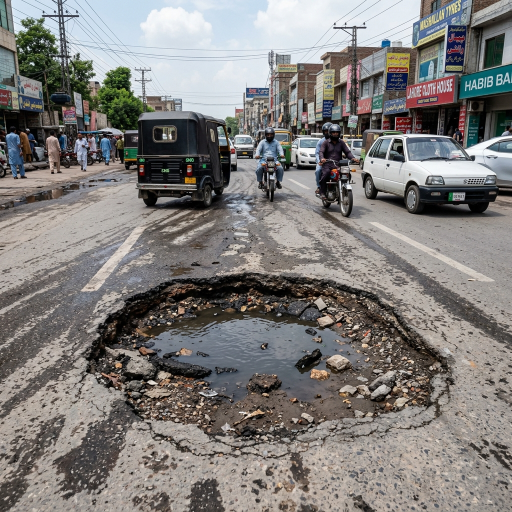
#> input picture backend/pothole_test.png, 1024 x 1024 px (shown at 1/2 size)
$ python clean_pakistani_dataset.py ../../../backend   (older library calls are emulated)
#> lines starting #> are read from the running program, lines starting #| are printed output that depends on the picture
"""
Auto-clean a Pakistani garbage image folder.

Usage:
    python clean_pakistani_dataset.py                         # cleans garbage/
    python clean_pakistani_dataset.py garbage_augmented       # cleans garbage_augmented/

Moves bad images to:  <source_folder>_rejected/
Does NOT delete anything — verify the rejects before removing.

Bad image categories detected:
  1. Infographics / colored-dot charts  — too many highly-saturated pixels
  2. Near-blank / uniform images        — pixel variance too low
  3. Unusably blurry                    — Laplacian variance too low
  4. Too small                          — dimensions under 300×300

Run:
    pip install opencv-python pillow tqdm numpy
    python clean_pakistani_dataset.py garbage_augmented
"""

import sys
import shutil
from pathlib import Path

import cv2
import numpy as np
from tqdm import tqdm

# ---------------------------------------------------------------------------
# Config
# ---------------------------------------------------------------------------

BASE_DIR = Path(__file__).parent / "data" / "pakistani_dataset"

# Accept folder name as optional CLI argument; default to "garbage"
_folder_arg  = sys.argv[1] if len(sys.argv) > 1 else "garbage"
SOURCE_DIR   = BASE_DIR / _folder_arg
REJECTED_DIR = BASE_DIR / f"{_folder_arg}_rejected"

# Thresholds — tuned for real street photography vs infographics
MIN_DIMENSION       = 100      # px — reject if width OR height below this
# Note: augmented images are intentionally 224×224 (ResNet input size) so
# the old 300px threshold wrongly rejected all of them. 100px catches only
# truly broken thumbnails while keeping valid 224×224 augmented images.

# Infographic / colored-dot detection:
# In HSV, saturation 0-255. Pure infographic colors (red/blue/green dots)
# have saturation > 180. Real street photos rarely exceed 15% such pixels.
SATURATION_THRESHOLD   = 180   # HSV saturation value considered "too pure"
MAX_SATURATED_RATIO    = 0.15  # if >15% of pixels are this saturated → reject

# Blank image detection:
# Standard deviation of grayscale pixel values. A near-white or near-black
# image has very low std. Real photos are typically > 20.
MIN_PIXEL_STD = 18.0

# Blur detection:
# Laplacian variance measures edge sharpness. Very blurry images (motion
# blur so extreme the image is unrecognisable) score < 30.
# Note: we keep moderately blurry images (augmentation adds blur intentionally).
MIN_BLUR_SCORE = 30.0


# ---------------------------------------------------------------------------
# Detection functions
# ---------------------------------------------------------------------------

def is_infographic(img_bgr: np.ndarray) -> bool:
    """Return True if image looks like a chart/infographic with colored dots."""
    img_hsv = cv2.cvtColor(img_bgr, cv2.COLOR_BGR2HSV)
    saturation = img_hsv[:, :, 1]          # S channel, 0-255
    highly_saturated = np.sum(saturation > SATURATION_THRESHOLD)
    ratio = highly_saturated / saturation.size
    return ratio > MAX_SATURATED_RATIO


def is_blank(img_bgr: np.ndarray) -> bool:
    """Return True if image is nearly uniform (blank/white/black)."""
    gray = cv2.cvtColor(img_bgr, cv2.COLOR_BGR2GRAY)
    return float(gray.std()) < MIN_PIXEL_STD


def is_too_blurry(img_bgr: np.ndarray) -> bool:
    """Return True if image is so blurry it's unrecognisable."""
    gray = cv2.cvtColor(img_bgr, cv2.COLOR_BGR2GRAY)
    laplacian_var = cv2.Laplacian(gray, cv2.CV_64F).var()
    return laplacian_var < MIN_BLUR_SCORE


def is_too_small(img_bgr: np.ndarray) -> bool:
    """Return True if image is below minimum resolution."""
    h, w = img_bgr.shape[:2]
    return w < MIN_DIMENSION or h < MIN_DIMENSION


# ---------------------------------------------------------------------------
# Main
# ---------------------------------------------------------------------------

def clean():
    REJECTED_DIR.mkdir(parents=True, exist_ok=True)

    exts = {".jpg", ".jpeg", ".png"}
    images = [p for p in SOURCE_DIR.iterdir() if p.suffix.lower() in exts]

    if not images:
        print(f"No images found in {SOURCE_DIR}")
        return

    print(f"Scanning {len(images)} images in {SOURCE_DIR.name}/")
    print()

    counts = {
        "infographic": 0,
        "blank":       0,
        "blurry":      0,
        "too_small":   0,
        "kept":        0,
    }

    rejected_log: list[tuple[str, str]] = []   # (filename, reason)

    for img_path in tqdm(images, desc="Cleaning", unit="img"):
        img = cv2.imread(str(img_path))
#> img is the input picture: shape (1024, 1024, 3); mean B, G, R 123, 125.3, 128

        # Can't read → reject
        if img is None:
            dest = REJECTED_DIR / img_path.name
            shutil.move(str(img_path), str(dest))
            counts["blank"] += 1
            rejected_log.append((img_path.name, "unreadable"))
            continue

        reason = None

        if is_too_small(img):
            reason = "too_small"
        elif is_blank(img):
#> in is_blank, `gray = cv2.cvtColor(img_bgr, cv2.COLOR_BGR2GRAY)`:
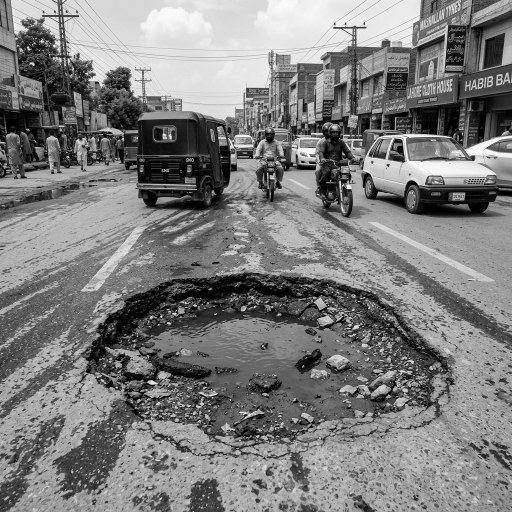
#> gray: shape (1024, 1024) (shown at 1/2 size); min 0, max 255, mean 125.8
            reason = "blank"
        elif is_infographic(img):
#> in is_infographic, `img_hsv = cv2.cvtColor(img_bgr, cv2.COLOR_BGR2HSV)`: img_hsv: shape (1024, 1024, 3); mean H, S, V 47.8, 41.2, 133.5
#> in is_infographic, `saturation = img_hsv[:, :, 1]`:
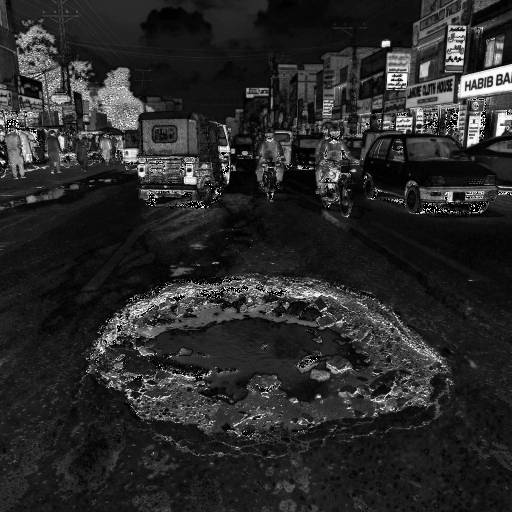
#> saturation: shape (1024, 1024) (shown at 1/2 size); min 0, max 255, mean 41.2
#> in is_infographic, `highly_saturated = np.sum(saturation > SATURATION_THRESHOLD)`: highly_saturated = 30631
#> in is_infographic, `ratio = highly_saturated / saturation.size`: ratio = 0.0292
            reason = "infographic"
        elif is_too_blurry(img):
#> in is_too_blurry, `laplacian_var = cv2.Laplacian(gray, cv2.CV_64F).var()`: laplacian_var = 2852.3
            reason = "blurry"

        if reason:
            dest = REJECTED_DIR / img_path.name
            shutil.move(str(img_path), str(dest))
            counts[reason] += 1
            rejected_log.append((img_path.name, reason))
        else:
            counts["kept"] += 1
#> pass 2 of the loop in clean, `for img_path in tqdm(images, desc="Cleaning", unit="img"):`:
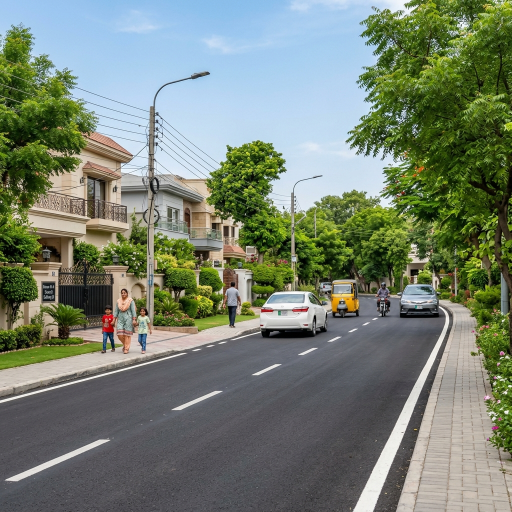
#> input picture backend/resolved_test.png, 1024 x 1024 px (shown at 1/2 size)
#> in clean, img is the input picture: shape (1024, 1024, 3); mean B, G, R 114.2, 129.2, 118.6
#> in is_blank (call 2), `gray = cv2.cvtColor(img_bgr, cv2.COLOR_BGR2GRAY)`:
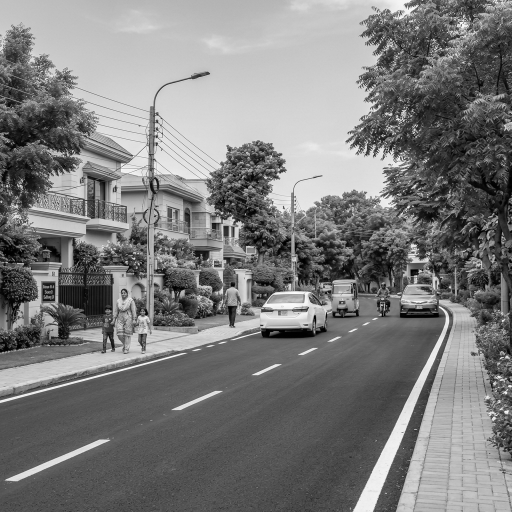
#> gray: shape (1024, 1024) (shown at 1/2 size); min 0, max 255, mean 124.3
#> img_hsv: shape (1024, 1024, 3); mean H, S, V 70.7, 85.4, 138.9
#> in is_infographic (call 2), `saturation = img_hsv[:, :, 1]`:
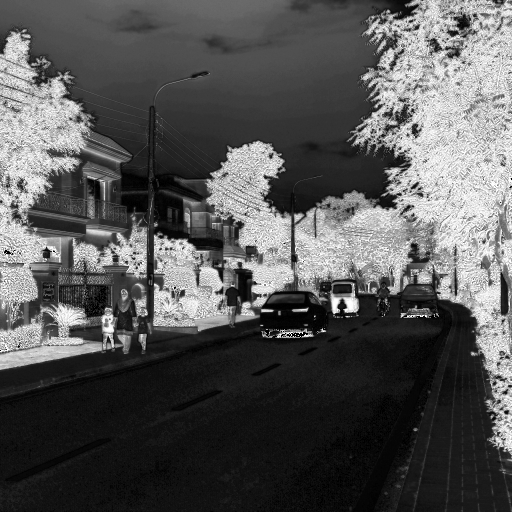
#> saturation: shape (1024, 1024) (shown at 1/2 size); min 0, max 255, mean 85.4
#> highly_saturated = 187969
#> ratio = 0.179
#> in clean, `reason = "infographic"`: reason = 'infographic'

    total_rejected = len(images) - counts["kept"]
#> total_rejected = 1

    # ---------------------------------------------------------------------------
    # Summary
    # ---------------------------------------------------------------------------
    print()
    print("=" * 55)
    print("CLEANING COMPLETE")
    print("=" * 55)
    print(f"  Total scanned      : {len(images)}")
    print(f"  Kept (clean)       : {counts['kept']}")
#|   Kept (clean)       : 1
    print(f"  Rejected total     : {total_rejected}")
#|   Rejected total     : 1
    print()
    print(f"  Breakdown of rejected:")
    print(f"    Infographic/dots : {counts['infographic']}")
#|     Infographic/dots : 1
    print(f"    Blank/uniform    : {counts['blank']}")
#|     Blank/uniform    : 0
    print(f"    Too blurry       : {counts['blurry']}")
#|     Too blurry       : 0
    print(f"    Too small        : {counts['too_small']}")
#|     Too small        : 0
    print()
    print(f"  Rejected folder    : {REJECTED_DIR}")
    print("=" * 55)
    print()

    if rejected_log:
        # Write a log file so you can review what was removed and why
        log_path = REJECTED_DIR / "_rejection_log.txt"
        with open(log_path, "w") as f:
            f.write(f"{'Filename':<50}  Reason\n")
            f.write("-" * 65 + "\n")
            for fname, reason in rejected_log:
                f.write(f"{fname:<50}  {reason}\n")
#> this loop made 1 pass
#> (fname, reason) on pass 1: ('resolved_test.png', 'infographic')
        print(f"  Rejection log saved to: {log_path.name}")
        print()

    print("NEXT STEPS:")
    print("  1. Open garbage_rejected/ — confirm removals look correct.")
    print("  2. If anything was wrongly rejected, move it back to garbage/.")
    print("  3. Delete the garbage_augmented/ folder (built from dirty data).")
    print("  4. Re-run:  python augment_pakistani_garbage.py")


if __name__ == "__main__":
    clean()
